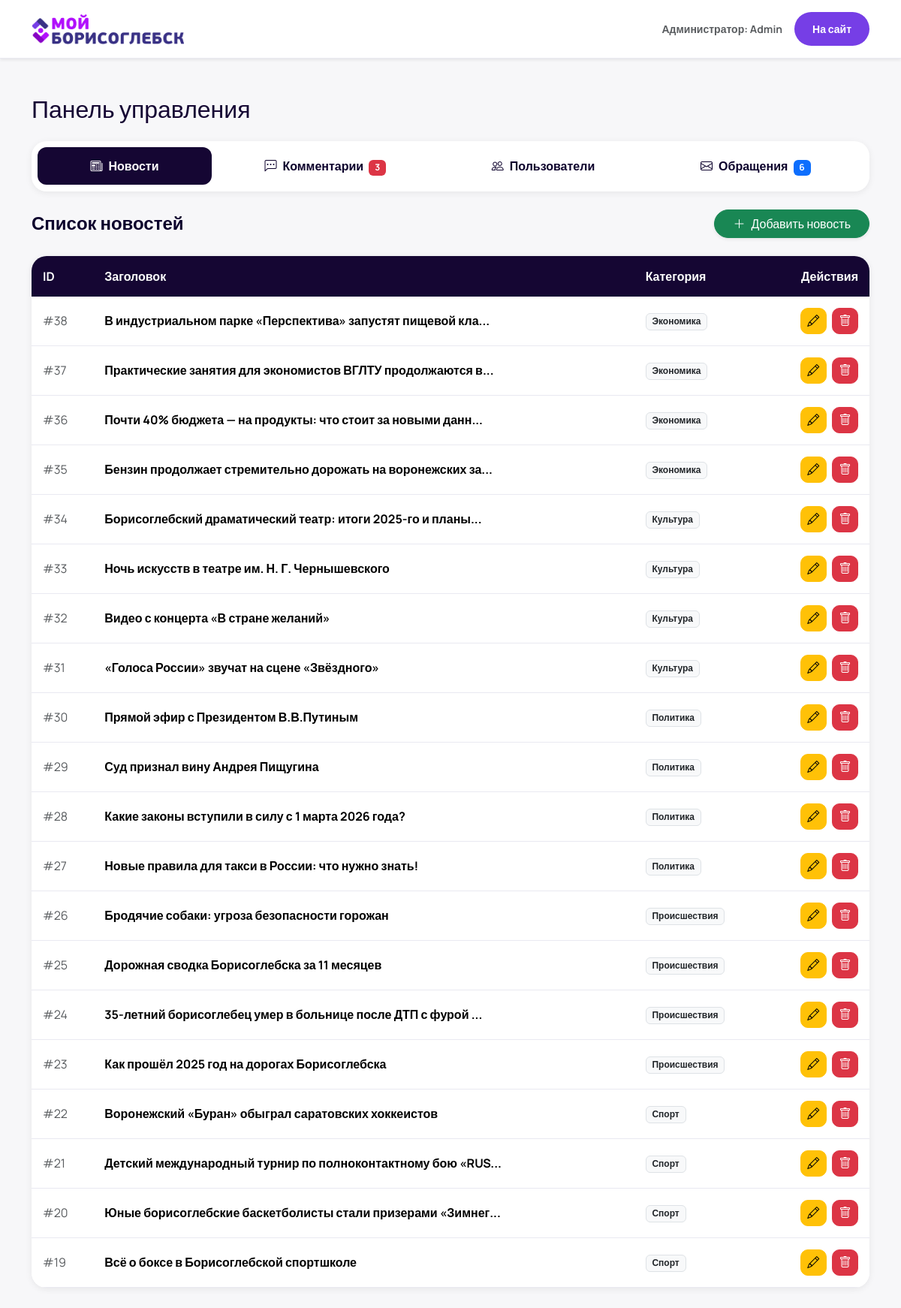
/myborisoglebsk-main/admin_panel.php (signed in), run on the app's committed database.
### tables this page shows
CREATE TABLE `news` (
  `id` int NOT NULL,
  `title` varchar(255) NOT NULL,
  `content` text NOT NULL,
  `short_description` varchar(500) DEFAULT NULL,
  `image` varchar(255) DEFAULT NULL,
  `created_at` datetime DEFAULT CURRENT_TIMESTAMP,
  `updated_at` datetime DEFAULT CURRENT_TIMESTAMP ON UPDATE CURRENT_TIMESTAMP,
  `category_id` int NOT NULL,
  `author_id` int NOT NULL
);

CREATE TABLE `categories` (
  `id` int NOT NULL,
  `name` varchar(100) NOT NULL,
  `description` text,
  `created_at` datetime DEFAULT CURRENT_TIMESTAMP
);

### myborisoglebsk-main/admin_panel.php (the view, shortened to what this page needs)
<?php
require_once 'db.php';
$role = $_SESSION['role'];
$news = $pdo->query("SELECT news.*, categories.name as cat_name FROM news JOIN categories ON news.category_id = categories.id ORDER BY created_at DESC")->fetchAll();
$pendingComments = [];
$feedbackList = [];
if ($role === 'admin') {
    $pendingComments = $pdo->query("SELECT comments.*, users.username, news.title as news_title FROM comments JOIN users ON comments.user_id = users.id JOIN news ON comments.news_id = news.id WHERE is_approved = 0 ORDER BY created_at DESC")->fetchAll();
    $feedbackList = $pdo->query("SELECT * FROM feedback ORDER BY created_at DESC")->fetchAll();
}
?>
<!DOCTYPE html>
<html lang="ru">
<head>
    <link href="https://cdn.jsdelivr.net/npm/bootstrap@5.3.3/dist/css/bootstrap.min.css" rel="stylesheet">
    <link rel="stylesheet" href="https://cdn.jsdelivr.net/npm/bootstrap-icons@1.11.3/font/bootstrap-icons.min.css">
    <link rel="stylesheet" href="style.css">
</head>
<body>
    <header class="header-custom shadow-sm bg-white mb-5">
        <div class="container d-flex justify-content-between align-items-center py-3">
            <a href="index.php" class="navbar-brand">
                <img src="img/logo.png" alt="Логотип" height="40">
            </a>
            <div class="d-flex align-items-center gap-3">
                <span class="fw-bold text-muted small">Администратор: <?= htmlspecialchars($_SESSION['username'] ?? 'Admin') ?></span>
                <a href="index.php" class="btn btn-primary-custom btn-sm rounded-pill px-4">На сайт</a>
            </div>
        </div>
    </header>
    <div class="container pb-5">
        <h2 class="fw-extrabold mb-4" style="color: var(--dark-purple);">Панель управления</h2>
       <div class="admin-card p-2 mb-4">
    <ul class="nav nav-pills nav-fill" id="adminTabs" role="tablist">
        <li class="nav-item">
            <button class="nav-link active" data-bs-toggle="tab" data-bs-target="#nav-news" type="button">
                <i class="bi bi-newspaper me-2"></i>Новости
            </button>
        </li>
        <?php if ($role === 'admin'): ?>
            <li class="nav-item">
                <button class="nav-link" data-bs-toggle="tab" data-bs-target="#nav-comments" type="button">
                    <i class="bi bi-chat-left-dots me-2"></i>Комментарии
                    <?php if(count($pendingComments) > 0): ?><span class="badge bg-danger ms-1"><?= count($pendingComments) ?></span><?php endif; ?>
                </button>
            </li>
            <li class="nav-item">
                <button class="nav-link" data-bs-toggle="tab" data-bs-target="#nav-users" type="button">
                    <i class="bi bi-people me-2"></i>Пользователи
                </button>
            </li>
            <li class="nav-item">
                <button class="nav-link" data-bs-toggle="tab" data-bs-target="#nav-feedback" type="button">
                    <i class="bi bi-envelope me-2"></i>Обращения
                    <?php if(count($feedbackList) > 0): ?><span class="badge bg-primary ms-1"><?= count($feedbackList) ?></span><?php endif; ?>
                </button>
            </li>
        <?php endif; ?>
    </ul>
</div>
        <div class="tab-content">
            <div class="tab-pane fade show active" id="nav-news" role="tabpanel">
                <div class="d-flex justify-content-between align-items-center mb-4">
                    <h4 class="fw-bold m-0">Список новостей</h4>
                    <a href="add_news.php" class="btn btn-success rounded-pill px-4 shadow-sm">
                        <i class="bi bi-plus-lg me-2"></i>Добавить новость
                    </a>
                </div>
                <div class="admin-card overflow-hidden">
                    <div class="table-responsive">
                        <table class="table table-hover mb-0">
                            <thead>
                                <tr>
                                    <th>ID</th>
                                    <th>Заголовок</th>
                                    <th>Категория</th>
                                    <th class="text-end">Действия</th>
                                </tr>
                            </thead>
                            <tbody>
                                <?php foreach($news as $n): ?>
                                <tr>
                                    <td class="text-muted">#<?= $n['id'] ?></td>
                                    <td class="fw-bold"><?= mb_strimwidth($n['title'], 0, 60, "...") ?></td>
                                    <td><span class="badge bg-light text-dark border"><?= $n['cat_name'] ?></span></td>
                                    <td class="text-end">
                                        <a href="edit_news.php?id=<?= $n['id'] ?>" class="btn-action btn btn-warning me-1" title="Редактировать"><i class="bi bi-pencil"></i></a>
                                        <a href="?del_news=<?= $n['id'] ?>" class="btn-action btn btn-danger" onclick="return confirm('Удалить новость?')" title="Удалить"><i class="bi bi-trash"></i></a>
                                    </td>
                                </tr>
                                <?php endforeach; ?>
                            </tbody>
                        </table>
                    </div>
                </div>
            </div>
        </div>
    </div>
</body>
</html>

### myborisoglebsk-main/style.css (style rules this page uses)
:root { --primary-purple: #763ee6; --primary-active: #b10ffc; --dark-purple: #150633; --text-color: #0c012c; --text-muted-color: #6c757d; --bg-color: #ffffff; --border-color: #e9e9f1; --transition-speed: 0.3s; --card-bg: #ffffff; --section-bg-light: #f7f7f9; --shadow-sm: 0 2px 10px rgba(0,0,0,0.07); --shadow-md: 0 5px 20px rgba(0,0,0,0.1); }
body { font-family: 'Manrope', sans-serif; background-color: var(--bg-color); color: var(--text-color); transition: background-color var(--transition-speed) ease, color var(--transition-speed) ease; }
.header-custom { position: sticky; top: 0; z-index: 1030; background-color:var(--bg-color); border-bottom:1px solid var(--border-color); box-shadow: var(--shadow-sm); }
.navbar-brand img { height:40px }
.btn-primary-custom { background-color:var(--primary-purple);color:#fff;border:none;border-radius:8px;padding:12px 30px;font-weight:600;transition:background-color var(--transition-speed),transform var(--transition-speed) }

### myborisoglebsk-main/admin_panel.php (style rules this page uses)
body { background-color: var(--section-bg-light); font-family: 'Manrope', sans-serif; }
.admin-card { border: none; border-radius: 20px; box-shadow: var(--shadow-sm); background: #fff; }
.nav-pills .nav-link { color: var(--text-color); font-weight: 600; border-radius: 12px; padding: 12px 20px; transition: all 0.3s; border: 1px solid transparent; }
.nav-pills .nav-link.active { background-color: var(--dark-purple); color: #fff; }
.table thead th { background-color: var(--dark-purple); color: #fff; border: none; padding: 15px; }
.table tbody td { padding: 15px; vertical-align: middle; border-bottom: 1px solid var(--border-color); }
.btn-action { width: 35px; height: 35px; display: inline-flex; align-items: center; justify-content: center; border-radius: 10px; transition: 0.3s; }

### data on the page
news: id "38", title "В индустриальном парке «Перспектива» запустят пищевой кла...", category.name "Экономика"
news: id "37", title "Практические занятия для экономистов ВГЛТУ продолжаются в...", category.name "Экономика"
news: id "36", title "Почти 40% бюджета — на продукты: что стоит за новыми данн...", category.name "Экономика"
news: id "35", title "Бензин продолжает стремительно дорожать на воронежских за...", category.name "Экономика"
news: id "34", title "Борисоглебский драматический театр: итоги 2025-го и планы...", category.name "Культура"
news: id "33", title "Ночь искусств в театре им. Н. Г. Чернышевского", category.name "Культура"
news: id "32", title "Видео с концерта «В стране желаний»", category.name "Культура"
news: id "31", title "«Голоса России» звучат на сцене «Звёздного»", category.name "Культура"
news: id "30", title "Прямой эфир с Президентом В.В.Путиным", category.name "Политика"
news: id "29", title "Суд признал вину Андрея Пищугина", category.name "Политика"
news: id "28", title "Какие законы вступили в силу с 1 марта 2026 года?", category.name "Политика"
news: id "27", title "Новые правила для такси в России: что нужно знать!", category.name "Политика"
news: id "26", title "Бродячие собаки: угроза безопасности горожан", category.name "Происшествия"
news: id "25", title "Дорожная сводка Борисоглебска за 11 месяцев", category.name "Происшествия"
news: id "24", title "35-летний борисоглебец умер в больнице после ДТП с фурой ...", category.name "Происшествия"
news: id "23", title "Как прошёл 2025 год на дорогах Борисоглебска", category.name "Происшествия"
news: id "22", title "Воронежский «Буран» обыграл саратовских хоккеистов", category.name "Спорт"
news: id "21", title "Детский международный турнир по полноконтактному бою «RUS...", category.name "Спорт"
news: id "20", title "Юные борисоглебские баскетболисты стали призерами «Зимнег...", category.name "Спорт"
news: id "19", title "Всё о боксе в Борисоглебской спортшколе", category.name "Спорт"

### other printed values
$_SESSION['username'] "Admin"
count($pendingComments) "3"
count($feedbackList) "6"
